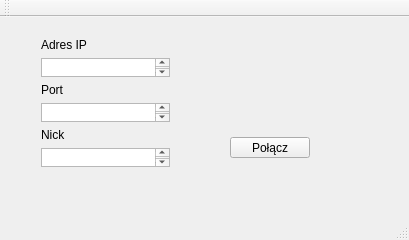
<?xml version="1.0" encoding="UTF-8"?>
<ui version="4.0">
 <class>MainWindow</class>
 <widget class="QMainWindow" name="MainWindow">
  <property name="geometry">
   <rect>
    <x>0</x>
    <y>0</y>
    <width>409</width>
    <height>240</height>
   </rect>
  </property>
  <property name="windowTitle">
   <string>MainWindow</string>
  </property>
  <widget class="QWidget" name="centralWidget">
   <widget class="QPushButton" name="pushButton">
    <property name="geometry">
     <rect>
      <x>230</x>
      <y>120</y>
      <width>80</width>
      <height>21</height>
     </rect>
    </property>
    <property name="text">
     <string>Połącz</string>
    </property>
   </widget>
   <widget class="QWidget" name="verticalLayoutWidget">
    <property name="geometry">
     <rect>
      <x>30</x>
      <y>10</y>
      <width>151</width>
      <height>151</height>
     </rect>
    </property>
    <layout class="QVBoxLayout" name="verticalLayout">
     <item>
      <widget class="QLabel" name="lblip">
       <property name="text">
        <string>Adres IP</string>
       </property>
      </widget>
     </item>
     <item>
      <widget class="QTextEdit" name="ip"/>
     </item>
     <item>
      <widget class="QLabel" name="lblport">
       <property name="text">
        <string>Port</string>
       </property>
      </widget>
     </item>
     <item>
      <widget class="QTextEdit" name="port"/>
     </item>
     <item>
      <widget class="QLabel" name="lblnick">
       <property name="text">
        <string>Nick</string>
       </property>
      </widget>
     </item>
     <item>
      <widget class="QTextEdit" name="nick"/>
     </item>
    </layout>
   </widget>
  </widget>
  <widget class="QMenuBar" name="menuBar">
   <property name="geometry">
    <rect>
     <x>0</x>
     <y>0</y>
     <width>409</width>
     <height>20</height>
    </rect>
   </property>
  </widget>
  <widget class="QToolBar" name="mainToolBar">
   <attribute name="toolBarArea">
    <enum>TopToolBarArea</enum>
   </attribute>
   <attribute name="toolBarBreak">
    <bool>false</bool>
   </attribute>
  </widget>
  <widget class="QStatusBar" name="statusBar"/>
 </widget>
 <layoutdefault spacing="6" margin="11"/>
 <resources/>
 <connections/>
</ui>
